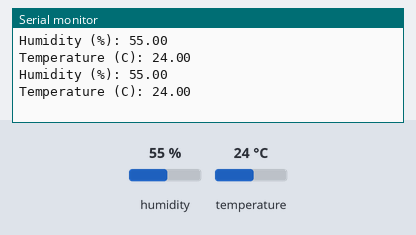
Recording of a sketch running on a simulated Arduino Uno, built with avr-gcc and run on an emulated ATmega328P. On the bench: the last lines printed to the serial monitor. Inputs (shaded band) come from the test bench; at power-on: humidity 55 %, temperature 24 °C.

Above: at 2.8 s.
2.9 s: humidity set to 22 %
At 5.3 s:
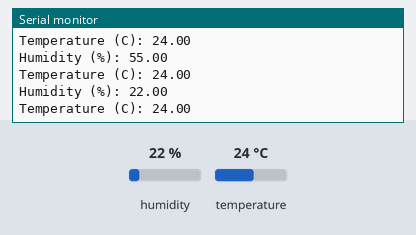
5.6 s: temperature set to 12 °C
At 6.7 s:
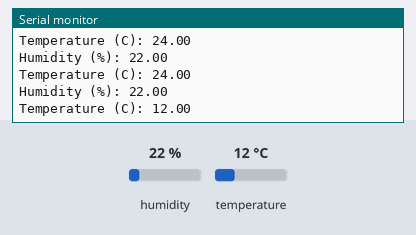
8.3 s: humidity set to 40 %
At 8.3 s:
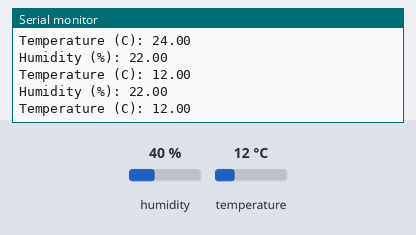
Timing chart, 0 to 11.3 s (numbered marks = the images above; inputs shaded):
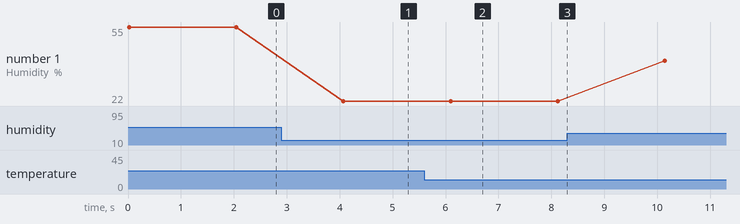

Measured:
- after the input at 2.9 s, the serial monitor: prints a new line after 1.2 s (image 1)
- after the input at 5.6 s, the serial monitor: prints a new line after 0.52 s (image 2)
- plotted number 1: 55 → 22 after the input at 2.9 s, 22 → 40 after the input at 8.3 s

The sketch:

temperature_and_humidity.ino
```cpp
//explaining the usage of DHT11 Module.

#include <dht11.h>                               // invoking DHT library
#define DHT11PIN 9                               // defining the DHT pin connection
dht11 DHT11;                                     // we are storing all the values of the library DHT11 in the variable declared as dht11
void setup()
{
  Serial.begin(9600);                            // defining the data rate transmission speed
}
void loop()
{
  Serial.println();
  int reading = DHT11.read(DHT11PIN);            // reading the value from the DHT 11 Module
  Serial.print("Humidity (%): ");
  Serial.println((float)DHT11.humidity, 2);      // humidity display field
  Serial.print("Temperature (C): ");
  Serial.println((float)DHT11.temperature, 2);   // temperature display field
  delay(2000);                                   // time delay for the operations to take place
}
```
